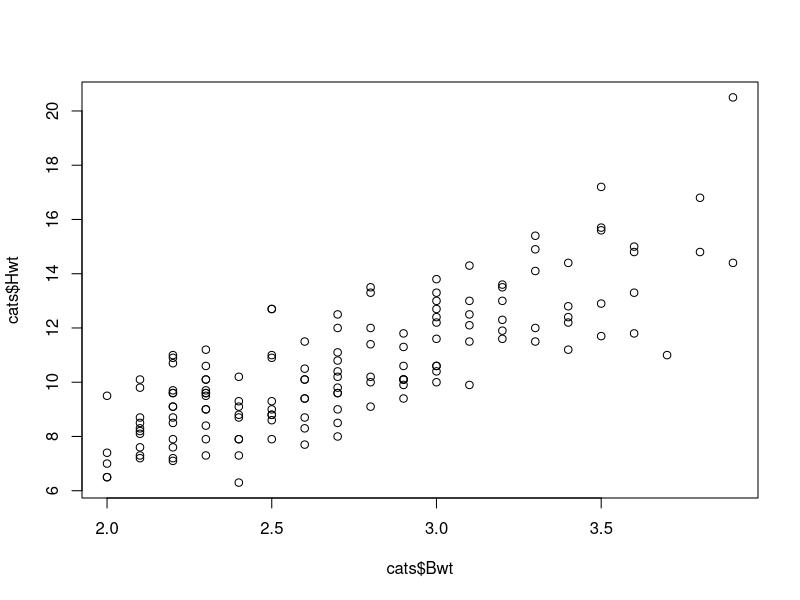
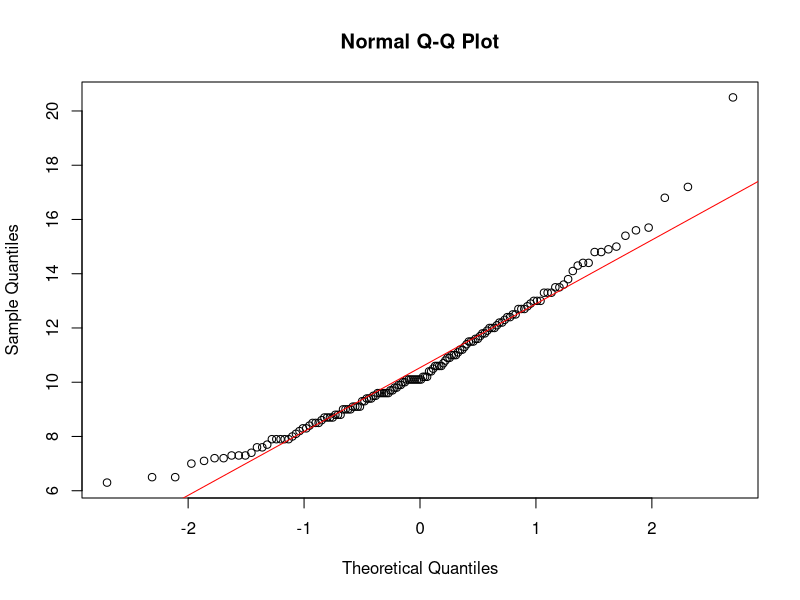
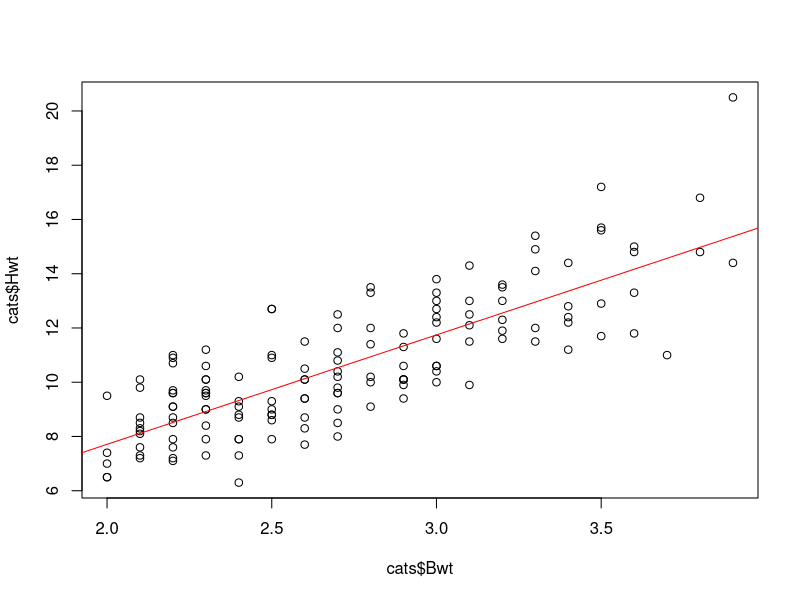
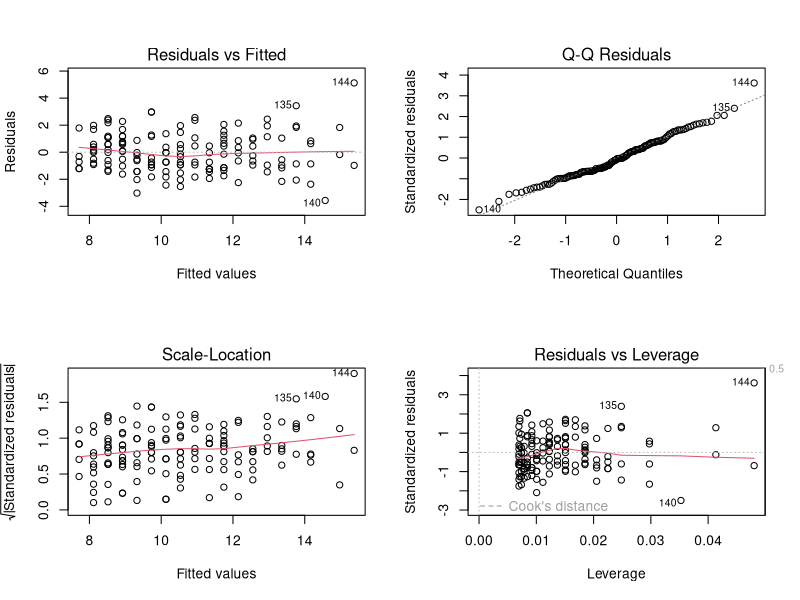

Here is the R script that generated these plots, in order:
## ---- chunk 1
library(MASS)
data(cats)
## ---- chunk 2
head(cats)
## ---- chunk 3
str(cats)
## ---- chunk 4

plot(cats$Bwt, cats$Hwt)

## ---- chunk 5

cor(cats$Bwt, cats$Hwt) # the correlation coefficient is large (a value of 1 would indicates that the variables are positively linearly related and the scatter plot falls almost along a straight line with positive slope)
cor.test(cats$Bwt, cats$Hwt)

## ---- chunk 6
# test for normality
shapiro.test(cats$Hwt)
qqnorm(cats$Hwt); qqline(cats$Hwt, col="red")
## ---- chunk 7

mod <- lm(Hwt ~ Bwt, data=cats)
summary(mod)

## ---- chunk 8

plot(cats$Bwt, cats$Hwt)
abline(coef(mod), col="red")
par(mfrow=c(2,2))
plot(mod)
